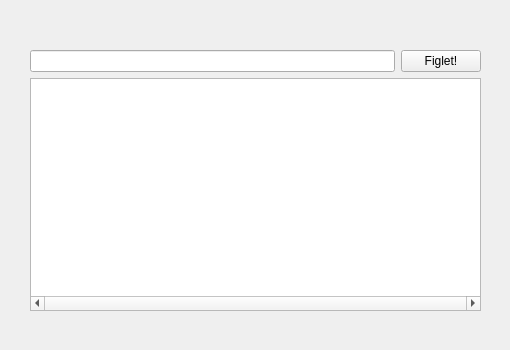
<?xml version="1.0" encoding="UTF-8"?>
<ui version="4.0">
 <class>Form</class>
 <widget class="QWidget" name="Form">
  <property name="geometry">
   <rect>
    <x>0</x>
    <y>0</y>
    <width>510</width>
    <height>350</height>
   </rect>
  </property>
  <property name="windowTitle">
   <string>PiFiglet - Biagio Raucci</string>
  </property>
  <widget class="QWidget" name="">
   <property name="geometry">
    <rect>
     <x>30</x>
     <y>50</y>
     <width>451</width>
     <height>261</height>
    </rect>
   </property>
   <layout class="QGridLayout" name="gridLayout">
    <item row="0" column="0">
     <widget class="QLineEdit" name="lE_testo"/>
    </item>
    <item row="0" column="1">
     <widget class="QPushButton" name="pB_Figlet">
      <property name="text">
       <string>Figlet!</string>
      </property>
     </widget>
    </item>
    <item row="1" column="0" colspan="2">
     <widget class="QPlainTextEdit" name="pTE_Figlet">
      <property name="font">
       <font>
        <family>Courier New</family>
       </font>
      </property>
      <property name="horizontalScrollBarPolicy">
       <enum>Qt::ScrollBarAlwaysOn</enum>
      </property>
      <property name="readOnly">
       <bool>true</bool>
      </property>
     </widget>
    </item>
   </layout>
  </widget>
 </widget>
 <resources/>
 <connections>
  <connection>
   <sender>pB_Figlet</sender>
   <signal>clicked()</signal>
   <receiver>Form</receiver>
   <slot>pB_FigletClick()</slot>
   <hints>
    <hint type="sourcelabel">
     <x>447</x>
     <y>63</y>
    </hint>
    <hint type="destinationlabel">
     <x>501</x>
     <y>98</y>
    </hint>
   </hints>
  </connection>
  <connection>
   <sender>lE_testo</sender>
   <signal>returnPressed()</signal>
   <receiver>Form</receiver>
   <slot>pB_FigletClick()</slot>
   <hints>
    <hint type="sourcelabel">
     <x>356</x>
     <y>65</y>
    </hint>
    <hint type="destinationlabel">
     <x>395</x>
     <y>10</y>
    </hint>
   </hints>
  </connection>
  <connection>
   <sender>lE_testo</sender>
   <signal>textChanged(QString)</signal>
   <receiver>Form</receiver>
   <slot>lE_testoChange()</slot>
   <hints>
    <hint type="sourcelabel">
     <x>242</x>
     <y>65</y>
    </hint>
    <hint type="destinationlabel">
     <x>277</x>
     <y>11</y>
    </hint>
   </hints>
  </connection>
 </connections>
 <slots>
  <slot>pB_FigletClick()</slot>
  <slot>lE_testoChange()</slot>
 </slots>
</ui>
